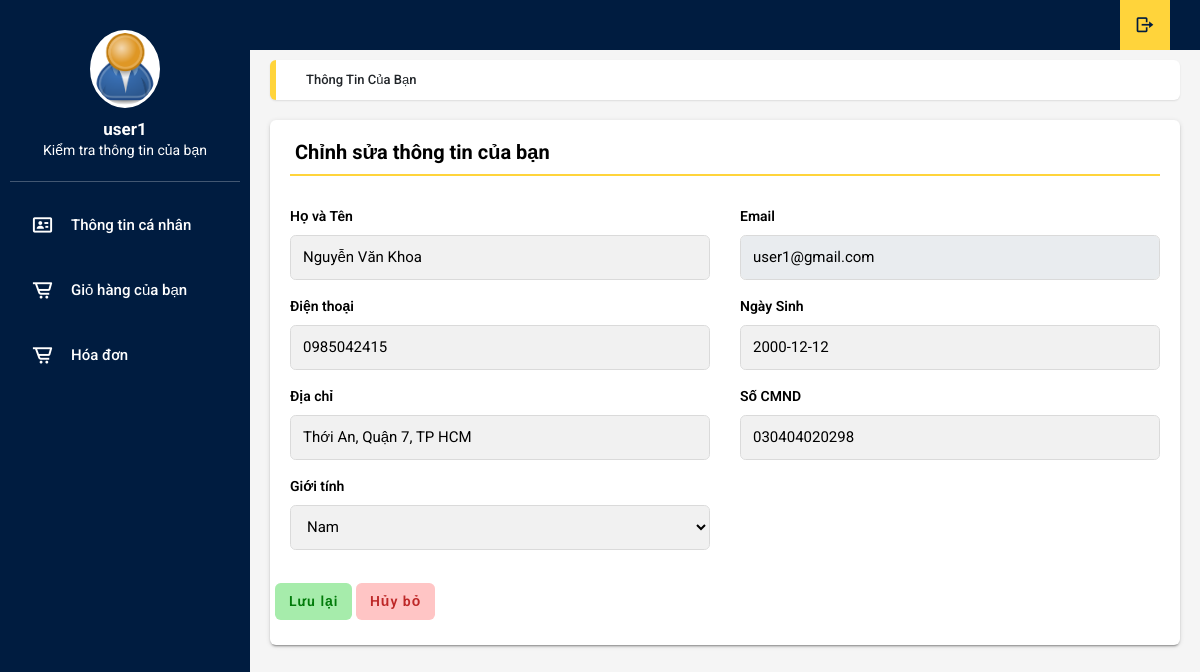
The page /customers/user_info.php (signed in) on the database its author committed.
### tables this page shows
create table customers(
	customer_id int auto_increment,
	account_id int,
    phone char(15),
    email varchar(50),
    fullname varchar(50),
    birthday date,
    sex varchar(10),
    address varchar(50),
    identity_id varchar(50),

    primary key(customer_id,account_id,email)
);

### customers/user_info.php (the view, shortened to what this page needs)
<?php
include '../config/connectDB.php';
$username =$_SESSION['username'];
    $sql = "select * from customers where account_id
        in(select account_id from accounts where username='$username')";
    $result = mysqli_fetch_array(mysqli_query($conn,$sql));
    $name = $result[4];
    $email = $result[3];
    $phone = $result[2];
    $address = $result[7];
    $cmnd = $result[8];
    $birthday =$result[5];
?>
<!DOCTYPE html>
<html lang="en">
<head>
    <link rel="stylesheet" type="text/css" href="css/main.css">
    <link rel="stylesheet" href="https://cdn.jsdelivr.net/npm/boxicons@latest/css/boxicons.min.css">
    <link rel="stylesheet" href="https://unpkg.com/boxicons@latest/css/boxicons.min.css">
    <link rel="stylesheet" href="https://use.fontawesome.com/releases/v5.8.2/css/all.css">
    <link rel="stylesheet" href="https://cdnjs.cloudflare.com/ajax/libs/jquery-confirm/3.3.2/jquery-confirm.min.css">
    <link rel="stylesheet" type="text/css"
          href="https://maxcdn.bootstrapcdn.com/font-awesome/4.7.0/css/font-awesome.min.css">
</head>
<body class="app sidebar-mini rtl">
<header class="app-header">
    <ul class="app-nav">
        <li><a class="app-nav__item" href="../logout.php"><i class='bx bx-log-out bx-rotate-180'></i> </a>
        </li>
    </ul>
</header>
<aside class="app-sidebar">
    <div class="app-sidebar__user"><img class="app-sidebar__user-avatar" src="../uploads/user.jpg" width="50px"
                                        alt="User Image">
        <div>
            <p class="app-sidebar__user-name"><b><?php echo $_SESSION['username']; ?></b></p>
            <p class="app-sidebar__user-designation">Kiểm tra thông tin của bạn</p>
        </div>
    </div>
    <hr>
    <ul class="app-menu">
        <li><a class="app-menu__item " href="./user_info.php"><i class='app-menu__icon bx bx-id-card'></i> <span
                    class="app-menu__label">Thông tin cá nhân</span></a></li>
        <li><a class="app-menu__item" href="./cart.php"><i class='app-menu__icon bx bx-cart-alt'></i><span
                    class="app-menu__label">Giỏ hàng của bạn</span></a></li>
        <li><a class="app-menu__item" href="./receipt.php"><i class='app-menu__icon bx bx-cart-alt'></i><span
                        class="app-menu__label">Hóa đơn</span></a></li>
    </ul>
</aside>
<main class="app-content">
    <div class="app-title">
        <ul class="app-breadcrumb breadcrumb">
            <li class="breadcrumb-item">Thông tin của bạn</li>
        </ul>
    </div>
    <div class="row">
        <div class="col-md-12">
            <div class="tile">
                <h3 class="tile-title">Chỉnh sửa thông tin của bạn</h3>
                <div class="tile-body">
                    <form class="row" action="user_info.php" method="POST" enctype="multipart/form-data">
                        <div class="form-group col-md-6">
                            <label class="control-label">Họ và Tên</label>
                            <input class="form-control" type="text" name="name" id="name" required value="<?= $name; ?>">
                        </div>
                        <div class="form-group col-md-6">
                            <label class="control-label">Email</label>
                            <input class="form-control" type="email" name="email" id="email" disabled required value="<?= $email ?>">
                        </div>
                        <div class="form-group col-md-6">
                            <label class="control-label">Điện thoại</label>
                            <input class="form-control" type="text" name="phone" id="phone"required value="<?= $phone; ?>">
                        </div>
                        <div class="form-group col-md-6">
                            <label class="control-label">Ngày Sinh</label>
                            <input class="form-control" type="text" name="birthday" id="birthday"required value="<?= $birthday; ?>">
                        </div>
                        <div class="form-group col-md-6">
                            <label class="control-label">Địa chỉ</label>
                            <input class="form-control" type="text" name="address" id="address"required value="<?= $address; ?>">
                        </div>
                        <div class="form-group col-md-6">
                            <label class="control-label">Số CMND</label>
                            <input class="form-control" type="text" name="cmnd" id="cmnd" required value="<?= $cmnd; ?>">
                        </div>
                        <div class="form-group col-md-6 ">
                            <label for="exampleSelect1" class="control-label">Giới tính</label>
                            <select class="form-control" id="sex" name="sex">
                                <option value="1">Nam</option>
                            </select>
                        </div>
                        <div class="form-group col-md-12"></div>
                        <div>
                            <button class="btn btn-save" type="submit" name="editProfile" id="editProfile">Lưu lại</button>
                            <a class="btn btn-cancel" href="./product.php">Hủy bỏ</a>
                        </div>
                    </form>
                </div>
            </div>
</main>
</body>
</html>

### rows shown on the page
customers: name "Nguyễn Văn Khoa", email "user1@gmail.com", phone "0985042415", birthday "2000-12-12", address "Thới An, Quận 7, TP HCM", cmnd "030404020298"

### other values the page prints
$_SESSION['username'] "user1"
